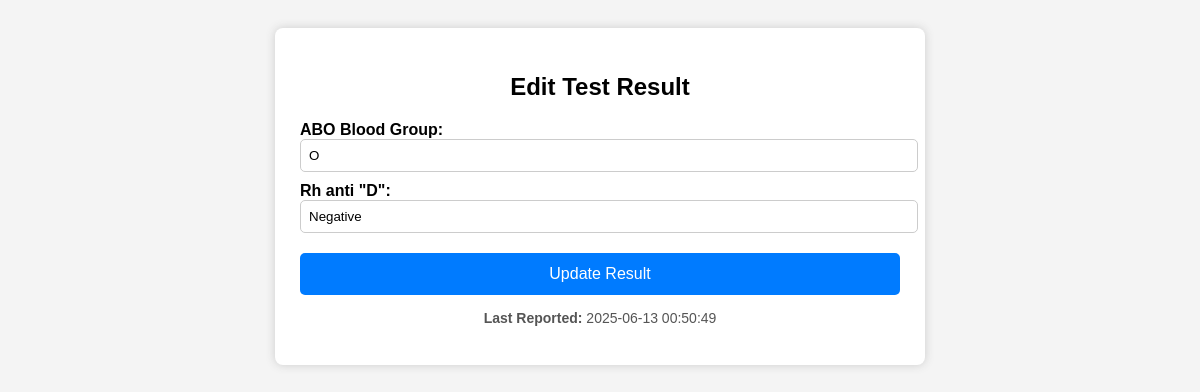
The app's page /blood_grouping_form.php?receipt_id=245 with its own data.
### tables this page shows
CREATE TABLE `blood_grouping` (
  `id` int(11) NOT NULL,
  `receipt_id` int(11) NOT NULL,
  `abo_group` varchar(10) DEFAULT NULL,
  `rh_d` varchar(10) DEFAULT NULL,
  `reporting_datetime` datetime DEFAULT NULL
);

### blood_grouping_form.php (the view, shortened to what this page needs)
<?php
$conn = mysqli_connect("localhost", "root", "", "lab_system");
$edit_mode = false;
$receipt_id = isset($_GET['receipt_id']) ? intval($_GET['receipt_id']) : 0;
if ($receipt_id <= 0) {
    $error_message = "❌ Invalid or missing receipt ID.";
} else {
    $check_sql = "SELECT * FROM blood_grouping WHERE receipt_id = $receipt_id";
    $check_result = mysqli_query($conn, $check_sql);
    if (mysqli_num_rows($check_result) > 0) {
        $edit_mode = true;
        $existing_data = mysqli_fetch_assoc($check_result);
    } else {
        $existing_data = ['abo_group' => '', 'rh_d' => '', 'reporting_datetime' => ''];
    }
}
?>
<!DOCTYPE html>
<html lang="en">
<head>
</head>
<body>
<div class="container" style="margin-bottom: 100px;">
    <h2><?= $edit_mode ? "Edit Test Result" : "Enter Test Result" ?></h2>
    <form method="post" action="">
        <label for="abo_group">ABO Blood Group:</label>
        <input type="text" name="abo_group" id="abo_group" required value="<?= htmlspecialchars($existing_data['abo_group']) ?>" />
        <label for="hep_c">Rh anti "D":</label>
        <input type="text" name="rh_d" id="rh_d" value="<?= htmlspecialchars($existing_data['rh_d']) ?>" />
        <button type="submit"><?= $edit_mode ? "Update Result" : "Submit Result" ?></button>
    </form>
    <?php if (!empty($existing_data['reporting_datetime'])): ?>
        <p class="reporting-time"><strong>Last Reported:</strong> <?= $existing_data['reporting_datetime'] ?></p>
    <?php endif; ?>
</div>
</body>
</html>

### blood_grouping_form.php (style rules this page uses)
body { font-family: Arial, sans-serif; background: #f4f4f4; padding: 20px; }
.container { max-width: 600px; margin: auto; background: white; padding: 25px; border-radius: 8px; box-shadow: 0 0 10px #ccc; }
h2 { text-align: center; margin-bottom: 20px; }
label { display: block; font-weight: bold; margin-top: 10px; }
input[type="text"] { width: 100%; padding: 8px; border-radius: 5px; border: 1px solid #ccc; }
button { width: 100%; padding: 12px; background: #007bff; color: white; border: none; border-radius: 5px; font-size: 16px; cursor: pointer; margin-top: 20px; }
.reporting-time { text-align: center; margin-top: 15px; font-size: 14px; color: #555; }

### records on screen
blood_grouping: abo_group "O", rh_d "Negative", reporting_datetime "2025-06-13 00:50:49"
